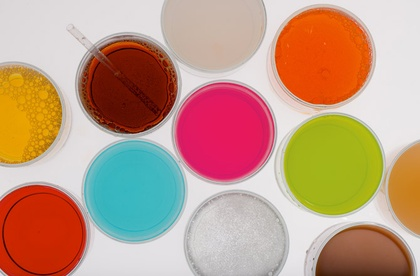
%> input picture images/02-soda-670.jpg, 420 x 276 px, shrunk from 670 x 441 before the run
$ octave main.m   (GNU Octave 9; MATLAB toolbox functions it lacks are replaced by stand-ins)
%> lines starting %> are read from the running program, lines starting %| are printed output that depends on the picture
%> the answer given: images/02-soda-670.jpg
### sketch.m
function [] =  sketch(cmd)
%> called with cmd = 'init'
    global pathX;
    global pathY;
    global imageFile;
    global image;
    global mask;
    global gradients;
    global figMask;
    global color;
    global sensitivity;
    global partialImage;
    global labels;
if nargin == 0
    cmd = 'init';
end

switch cmd
case 'init'
    rect = get(0,'ScreenSize');
    rect(3) = rect(3)/2;

    fig = figure('DoubleBuffer','on','back','off');
    info.ax = axes('XLim',[0 1],'YLim',[0 1]);
    image = imread(imageFile);
%> image is the input picture: size 276x420x3 uint8; mean R, G, B 192.5, 154.9, 131.9
    if ndims(image) > 2
        image = rgb2gray(image);
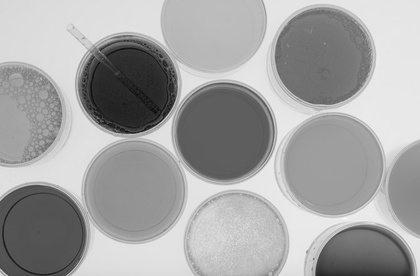
%> image: size 276x420 uint8; min 15, max 252, mean 163.5
    end
    partialImage(:,:,1) = image;
    partialImage(:,:,2) = image;
    partialImage(:,:,3) = image;
%> partialImage: size 276x420x3 double
    [gradients, ~] = imgradient(image, 'prewitt');
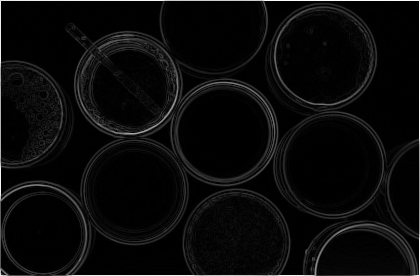
%> gradients: size 276x420 double; min 0, max 696, mean 29.4; drawn with min black and max white
    % Get the max gradient magnitude.
    gradients = gradients ./ max(max(gradients), [], 2);

    uicontrol('Style', 'slider',...
        'Min',1,'Max',255,'Value',30,...
        'Position', [100 80 220 20],...
        'Callback', @sliderCallback);


    imshow(image);
    set(fig,'OuterPosition',rect);


    %figMask = figure;
    %imshow(mask);
    rect(1) = rect(3);

    info.drawing = [];
    info.x = [];
    info.y = [];
    set(fig, 'KeyPressFcn', ...
    @(fig_obj , eventDat) keyPress(fig_obj, eventDat));
    set(fig,'UserData',info,...
            'WindowButtonDownFcn',[mfilename,' down'])
    pathX = []; pathY = [];
    mask = zeros(size(image,1), size(image,2));
    labels = zeros(size(image, 1), size(image, 2));
case 'down'
    myname = mfilename;
    fig = gcbf;
    info = get(fig,'UserData');
    curpos = get(info.ax,'CurrentPoint');
    info.x = curpos(1,1);
    info.y = curpos(1,2);
    info.drawing = line(info.x,info.y,'Color',color);

    set(fig,'UserData',info,...
            'WindowButtonMotionFcn',[myname,' move'],...
            'WindowButtonUpFcn',[myname,' up'])
   pathX = []; pathY = [];
case 'move'
    fig = gcbf;
    info = get(fig,'UserData');
    curpos = get(info.ax,'CurrentPoint');
    info.x = [info.x;curpos(1,1)];
    info.y = [info.y;curpos(1,2)];
    set(info.drawing,'XData',info.x,'YData',info.y)
    set(fig,'UserData',info)

case 'up'
    fig = gcbf;
    set(fig,'WindowButtonMotionFcn','',...
            'WindowButtonUpFcn','')
    info = get(fig, 'UserData');
    pathX = info.x;
    pathY = info.y;
    SpreadLine(uint32([pathY pathX]), sensitivity, 100);
    %blurred = FilterMask(mask);
    blurred = mask;
    %set(0,'CurrentFigure',figMask);
    %imshow(blurred);
    c = color.*255;
    redFinal = ...
        uint8(1 - blurred) .* uint8(partialImage(:,:,1)) + ...
        uint8(blurred .* (c(1) * (double(image) ./ 255.0)));
    greenFinal = ...
        uint8(1 - blurred) .* uint8(partialImage(:,:,2)) + uint8(blurred .* (c(2) * (double(image) ./ 255.0)));
    blueFinal = ...
        uint8(1 - blurred) .* uint8(partialImage(:,:,3)) + uint8(blurred .* (c(3) * (double(image) ./ 255.0)));
    final(:,:,1) = redFinal;
    final(:,:,2) = greenFinal;
    final(:,:,3) = blueFinal;

    partialImage(:,:,:) = final(:,:,:);
    imshow(final);
    set(0,'CurrentFigure',fig)

    mask = zeros(size(image));
    %figure, imshowpair(image, mask, 'montage');
    % the labels have been generated, now to the coloring!
    %{
    SpreadLine([pathY pathX], 1000, hex2dec('FF0000'), shownImage);
    labels = tempLabels;
    figure, imshow(labels);
    disp 'Done!'
    %}
%    info = get(fig, 'UserData');
%    [info.x, info.y]

end

### main.m
clc;
clear all;
close all;

global pathX;
global pathY;
global imageFile;
global image;
global mask;
global gradients;
global figMask;
global color;
global sensitivity;
global partialImage;
global labels;

sensitivity = 0.2;
color = [0 0 0];
[FileName,PathName] = uigetfile('*','Select the image');
file = strcat(PathName, FileName);
imageFile = file;
if (file ~= 0)
    sketch 'init'
end

$ run again, on images/MMs.jpg
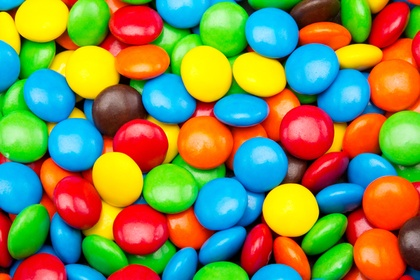
%> input picture images/MMs.jpg, 420 x 280 px, shrunk from 800 x 533 before the run
%> in sketch, image is the input picture: size 280x420x3 uint8; mean R, G, B 130.8, 136.7, 77.5
%> in sketch, `image = rgb2gray(image);`:
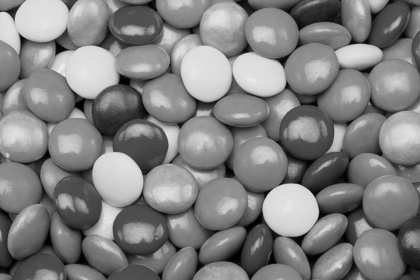
%> image: size 280x420 uint8; min 0, max 240, mean 128.2
%> in sketch, `[gradients, ~] = imgradient(image, 'prewitt');`:
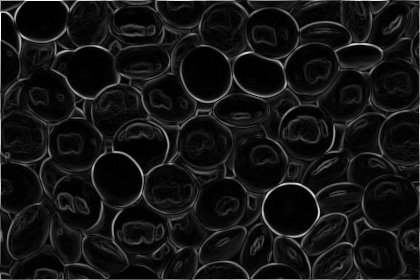
%> gradients: size 280x420 double; min 0, max 664, mean 54.2; drawn with min black and max white

$ run again, on images/Photo06clArgonaut1NP.jpg
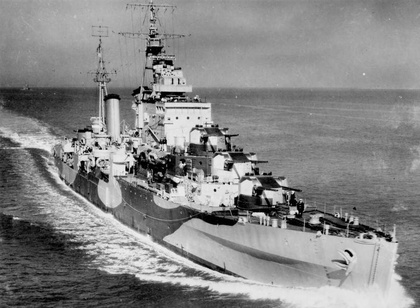
%> input picture images/Photo06clArgonaut1NP.jpg, 420 x 308 px, shrunk from 994 x 730 before the run
%> in sketch, image is the input picture: size 308x420x3 uint8; min 0, max 253, mean 134.4
%> image: size 308x420 uint8
%> in sketch, `[gradients, ~] = imgradient(image, 'prewitt');`:
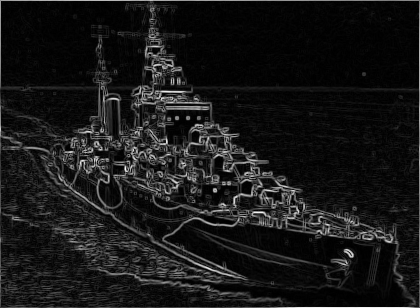
%> gradients: size 308x420 double; min 0, max 714.2, mean 67.9; drawn with min black and max white
